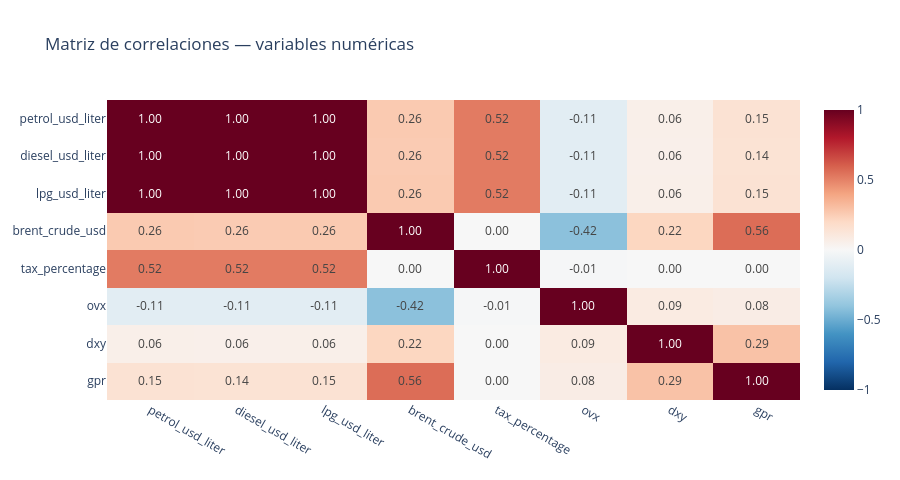

Source (notebook cell):
### Markdown cell above
### 4.6 Matriz de correlaciones

### Code cell
corr_cols = ['petrol_usd_liter','diesel_usd_liter','lpg_usd_liter',
             'brent_crude_usd','tax_percentage','ovx','dxy','gpr']
corr_matrix = df[corr_cols].corr().round(3)

fig = px.imshow(corr_matrix, text_auto='.2f', aspect='auto',
                color_continuous_scale='RdBu_r', zmin=-1, zmax=1,
                title='Matriz de correlaciones — variables numéricas',
                template=TEMPLATE)
fig.update_layout(height=480)
fig.show()

### Figure 1 — Plotly figure (JSON) as saved in the notebook; plotly's stock layout.template omitted (floating-point values rounded to 4 significant figures)
{"data": [{"coloraxis": "coloraxis", "hovertemplate": "x: %{x}<br>y: %{y}<br>color: %{z}<extra></extra>", "name": "0", "texttemplate": "%{z:.2f}", "type": "heatmap", "x": ["petrol_usd_liter", "diesel_usd_liter", "lpg_usd_liter", "brent_crude_usd", "tax_percentage", "ovx", "dxy", "gpr"], "xaxis": "x", "y": ["petrol_usd_liter", "diesel_usd_liter", "lpg_usd_liter", "brent_crude_usd", "tax_percentage", "ovx", "dxy", "gpr"], "yaxis": "y", "z": [[1.0, 0.999, 1.0, 0.264, 0.522, -0.11, 0.057, 0.148], [0.999, 1.0, 0.999, 0.259, 0.522, -0.108, 0.056, 0.145], [1.0, 0.999, 1.0, 0.263, 0.522, -0.11, 0.057, 0.148], [0.264, 0.259, 0.263, 1.0, 0.001, -0.416, 0.216, 0.561], [0.522, 0.522, 0.522, 0.001, 1.0, -0.009, 0.002, -0.001], [-0.11, -0.108, -0.11, -0.416, -0.009, 1.0, 0.087, 0.076], [0.057, 0.056, 0.057, 0.216, 0.002, 0.087, 1.0, 0.292], [0.148, 0.145, 0.148, 0.561, -0.001, 0.076, 0.292, 1.0]]}], "layout": {"coloraxis": {"cmax": 1, "cmin": -1, "colorscale": [[0, "rgb(5,48,97)"], [0.1, "rgb(33,102,172)"], [0.2, "rgb(67,147,195)"], [0.3, "rgb(146,197,222)"], [0.4, "rgb(209,229,240)"], [0.5, "rgb(247,247,247)"], [0.6, "rgb(253,219,199)"], [0.7, "rgb(244,165,130)"], [0.8, "rgb(214,96,77)"], [0.9, "rgb(178,24,43)"], [1, "rgb(103,0,31)"]]}, "height": 480, "title": {"text": "Matriz de correlaciones — variables numéricas"}, "xaxis": {"anchor": "y", "domain": [0, 1]}, "yaxis": {"anchor": "x", "autorange": "reversed", "domain": [0, 1]}}}
